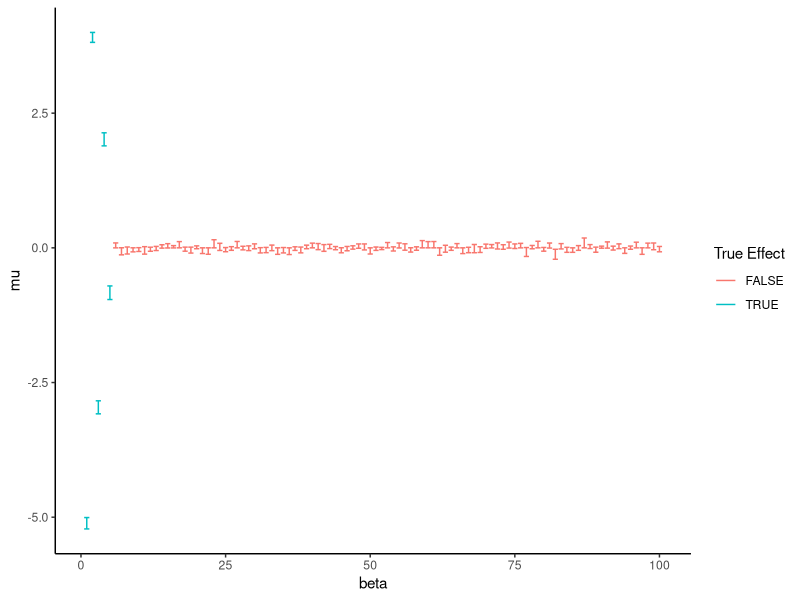

The R script that drew this image:
rm(list=ls())
library(MASS)
library(glmnet)
library(dplyr)
library(ggplot2)

N <- 90 # number of observations
betas <- c(-5, 4, -3, 2, -1, rep(0, 95)) # betas with lots of zeros
X <- cbind(rep(1, N), matrix(rnorm(N*(length(betas)-1)), nrow=N)) # covariates
sigma.epsilon <- .4 # random error
Y <- rnorm(N, c(X %*% betas), sigma.epsilon) # observed values

# lasso bootstrap
lassoBetaBoot <- function(X, Y, boots=100, lambdas=10^seq(5, -5, length=50), ...){
    if(nrow(X) != length(Y)){
        stop("Number of covariate observations does not match outcome.")
    }
    N <- nrow(X) # number of obs
    sapply(1:boots, function(i){
        bsamp <- sample.int(N, replace=T) # sample with replacement
        Xboot <- X[bsamp,] 
        Yboot <- Y[bsamp]
        # fit full data
        fitboot <- glmnet(Xboot, Yboot, alpha=1, lambda=lambdas)
        # fit with cross validation to find best lamda
        lambmin <- cv.glmnet(Xboot, Yboot, alpha=1, lambda=lambdas)$lambda.min
        # predict coefficients with best lambda
        as.vector(predict(fitboot, s=lambmin, exact=T, type = 'coefficients'))
    })
    
}

boots <- 100
betaResults <- lassoBetaBoot(X[,-1], Y, boots)
data.frame(
    beta=rep(1:length(betas), boots),
    draw=rep(1:boots, each=length(betas)),
    est=c(betaResults)) %>%
    group_by(beta) %>%
    summarize(
        mu=median(est), 
        lwr=quantile(est, probs=.025),
        upr=quantile(est, probs=.975)) %>%
    mutate(`True Effect`=beta<=5) %>%
    ggplot(aes(beta, mu, ymin=lwr, ymax=upr, color=`True Effect`)) +
    geom_errorbar() +
    theme_classic()
